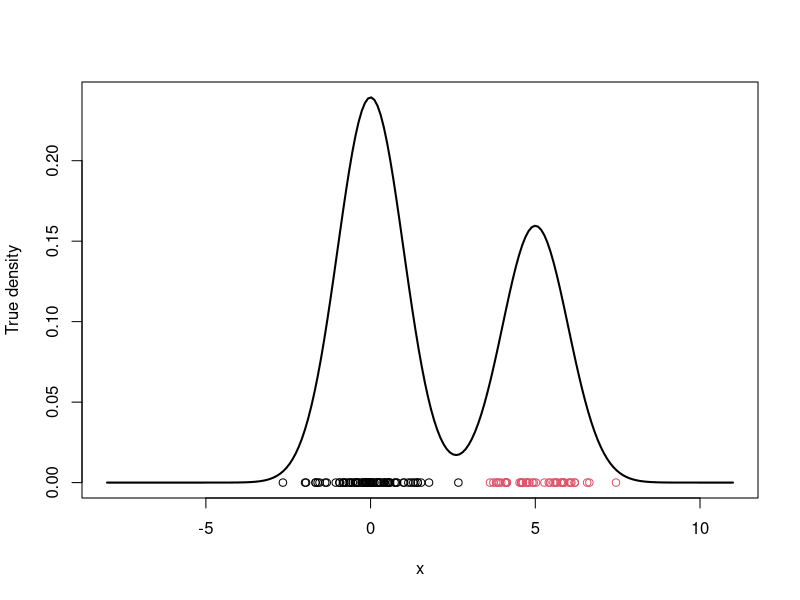
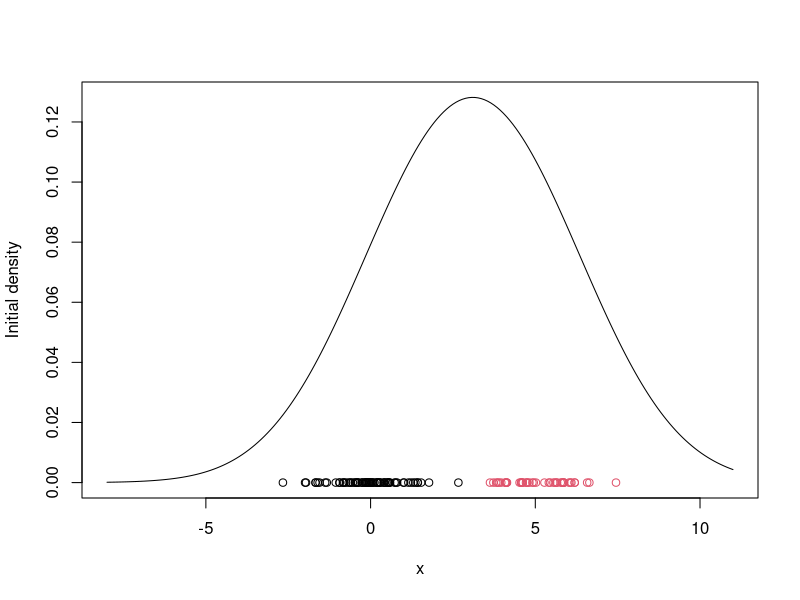
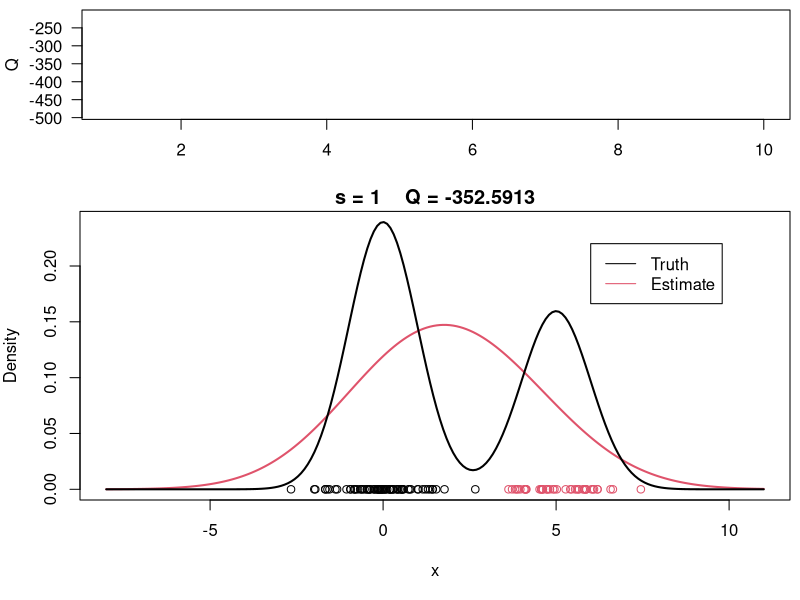
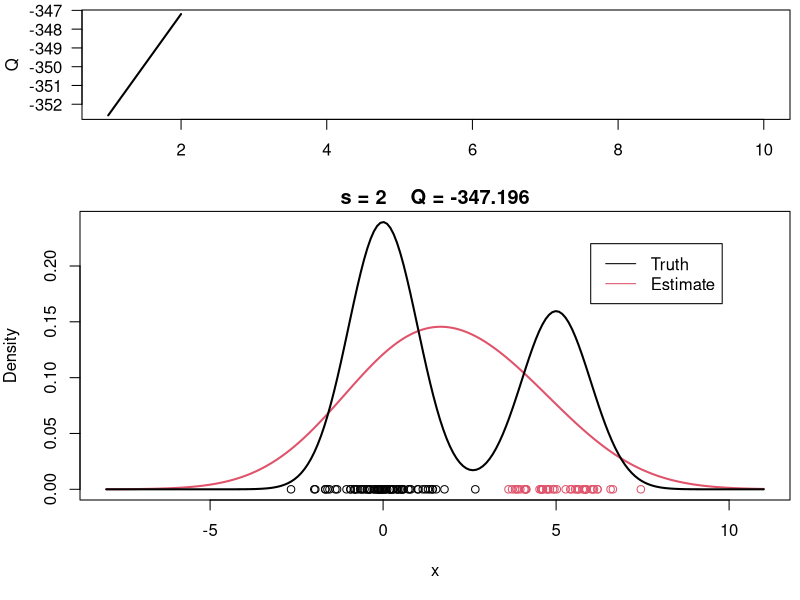
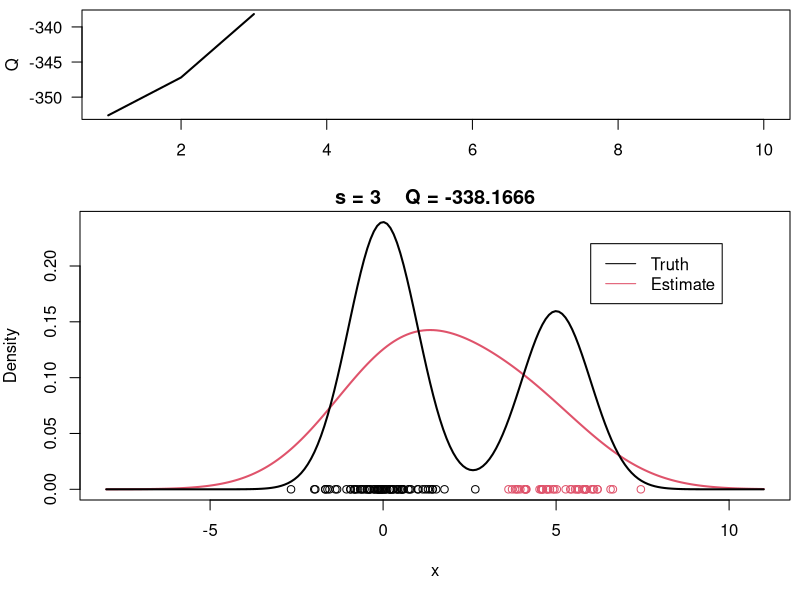
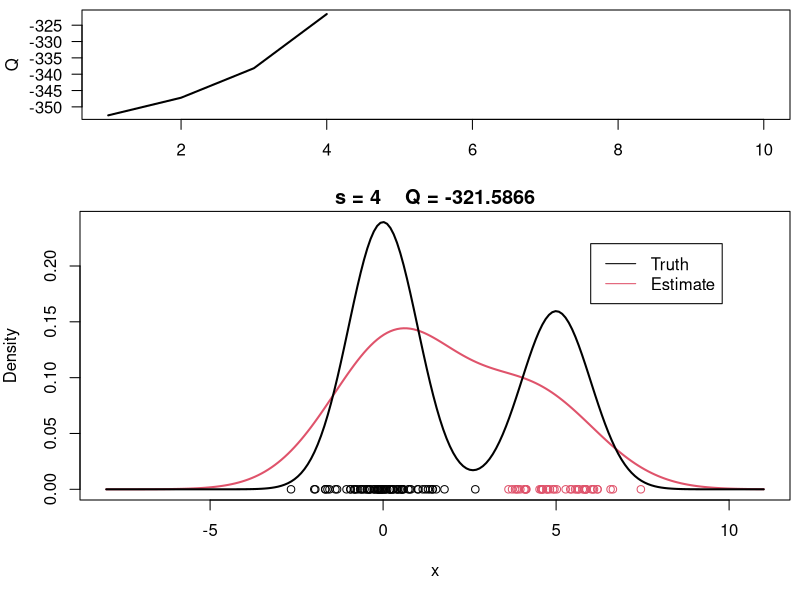
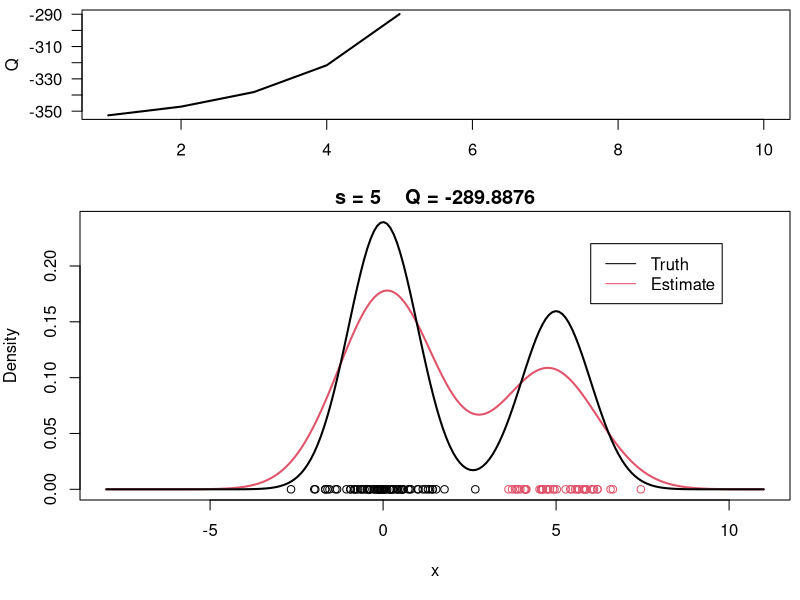
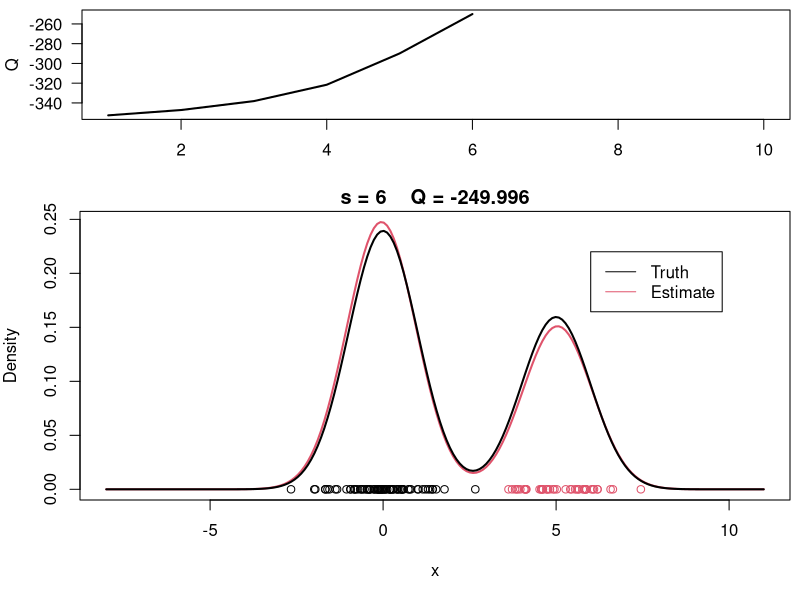

R code for these plots, in order:
rm(list=ls())


# Generate data from a mixture of 2 components
KK <- 2
w.true <- 0.6
mu.true <- c(0, 5)
sigma.true <- 1 # same for both comps.


# Simulate a sample from the mixure
n <- 120
cc <- sample(1:KK, n, replace=T, prob=c(w.true, 1 - w.true))
x <- numeric(n)
for (i in 1:n) {
  x[i] <- rnorm(1, mu.true[cc[i]], sigma.true)
}

par(mfrow=c(1,1))
xx.true = seq(-8,11,length=200)
yy.true = w.true*dnorm(xx.true, mu.true[1], sigma.true) + 
          (1-w.true)*dnorm(xx.true, mu.true[2], sigma.true) 
plot(xx.true, yy.true, type='l', xlab='x', ylab='True density', lwd=2)
points(x, rep(0,n), col=cc)


# EM (univariate) to estimate params
# initialize with prior guess/estimate
w <- 0.5
mu <- rnorm(KK, mean(x), sd(x)) # 2 values sampled from mean & sd of all data
sigma <- sd(x)

# Plot initial est
xx = seq(-8,11,length=200)
yy = w*dnorm(xx, mu[1], sigma) + (1-w)*dnorm(xx, mu[2], sigma)
plot(xx, yy, type='l', ylim=c(0, max(yy)), xlab='x', ylab='Initial density')
points(x, rep(0,n), col=cc)

s  = 0
sw = FALSE
QQ = -Inf
QQ.out = NULL
epsilon = 10^-5


# Checking convergence of the algorithm
while(!sw) {
  # E step
  v = array(0, dim=c(n,KK))
  v[,1] = log(w) + dnorm(x, mu[1], sigma, log=TRUE)    # Compute the log of the weights
  v[,2] = log(1-w) + dnorm(x, mu[2], sigma, log=TRUE)  # Compute the log of the weights
  for(i in 1:n) {
  	 # Go from logs to actual weights in a numerically stable manner
    v[i,] = exp(v[i,] - max(v[i,]))/sum(exp(v[i,] - max(v[i,]))) 
  }
  
  # M step
  # Weights
  w = mean(v[,1])
  mu = rep(0, KK)
  for(k in 1:KK) {
    for(i in 1:n) {
      mu[k] = mu[k] + v[i,k]*x[i]
    }
    mu[k] = mu[k]/sum(v[,k])
  }
  # Standard deviations
  sigma = 0
  for(i in 1:n) {
    for(k in 1:KK) {
      sigma = sigma + v[i,k]*(x[i] - mu[k])^2
    }
  }
  sigma = sqrt(sigma/sum(v))
  
  # Check convergence
  QQn = 0
  for(i in 1:n) {
    QQn = QQn + v[i,1]*(log(w) + dnorm(x[i], mu[1], sigma, log=TRUE)) +
                v[i,2]*(log(1-w) + dnorm(x[i], mu[2], sigma, log=TRUE))
  }
  if(abs(QQn - QQ) / abs(QQn) < epsilon) {
    sw = TRUE
  }
  QQ = QQn
  QQ.out = c(QQ.out, QQ)
  s = s + 1
  print(paste(s, QQn))
  
  # Plot current estimate over data
  layout(matrix(c(1, 2), 2, 1), widths=c(1, 1), heights=c(1.3, 3))
  par(mar=c(3.1, 4.1, 0.5, 0.5))
  plot(QQ.out[1:s], type='l', xlim=c(1, max(10, s)), las=1, ylab='Q', lwd=2)
  
  par(mar=c(5, 4, 1.5, 0.5))
  xx = seq(-8, 11, length=200)
  yy = w*dnorm(xx, mu[1], sigma) + (1 - w)*dnorm(xx, mu[2], sigma)
  plot(xx, 
       yy, 
       type='l', 
       ylim=c(0, max(c(yy, yy.true))), 
       main=paste('s =', 
                  s, 
                  '   Q =', 
                  round(QQ.out[s], 4)), 
       lwd=2, 
       col=2,  
       xlab='x', 
       ylab='Density')
  lines(xx.true, yy.true, lwd=2)
  points(x, rep(0,n), col=cc)
  legend(6, 0.22, c('Truth','Estimate'), col=1:2, lty=1)
  readline('Press <return> to continue')
}


# Plot final estimate over data
layout(matrix(c(1, 2), 2, 1), widths=c(1, 1), heights=c(1.3, 3))
par(mar=c(3.1, 4.1, 0.5, 0.5))
plot(QQ.out[1:s], type='l', xlim=c(1, max(10, s)), las=1, ylab='Q', lwd=2)

par(mar=c(5, 4, 1.5, 0.5))
xx = seq(-8, 11, length=200)
yy = w*dnorm(xx, mu[1], sigma) + (1 - w)*dnorm(xx, mu[2], sigma)
plot(xx, 
     yy, 
     type='l', 
     ylim=c(0, max(c(yy, yy.true))), 
     main=paste('s =',
                s,
                '   Q =', 
                round(QQ.out[s], 4)), 
     lwd=2, 
     col=2, 
     xlab='x', 
     ylab='Density')
lines(xx.true, yy.true, lwd=2)
points(x, rep(0, n), col=cc)
legend(6, 0.22, c('Truth','Estimate'), col=1:2, lty=1, bty='n')
